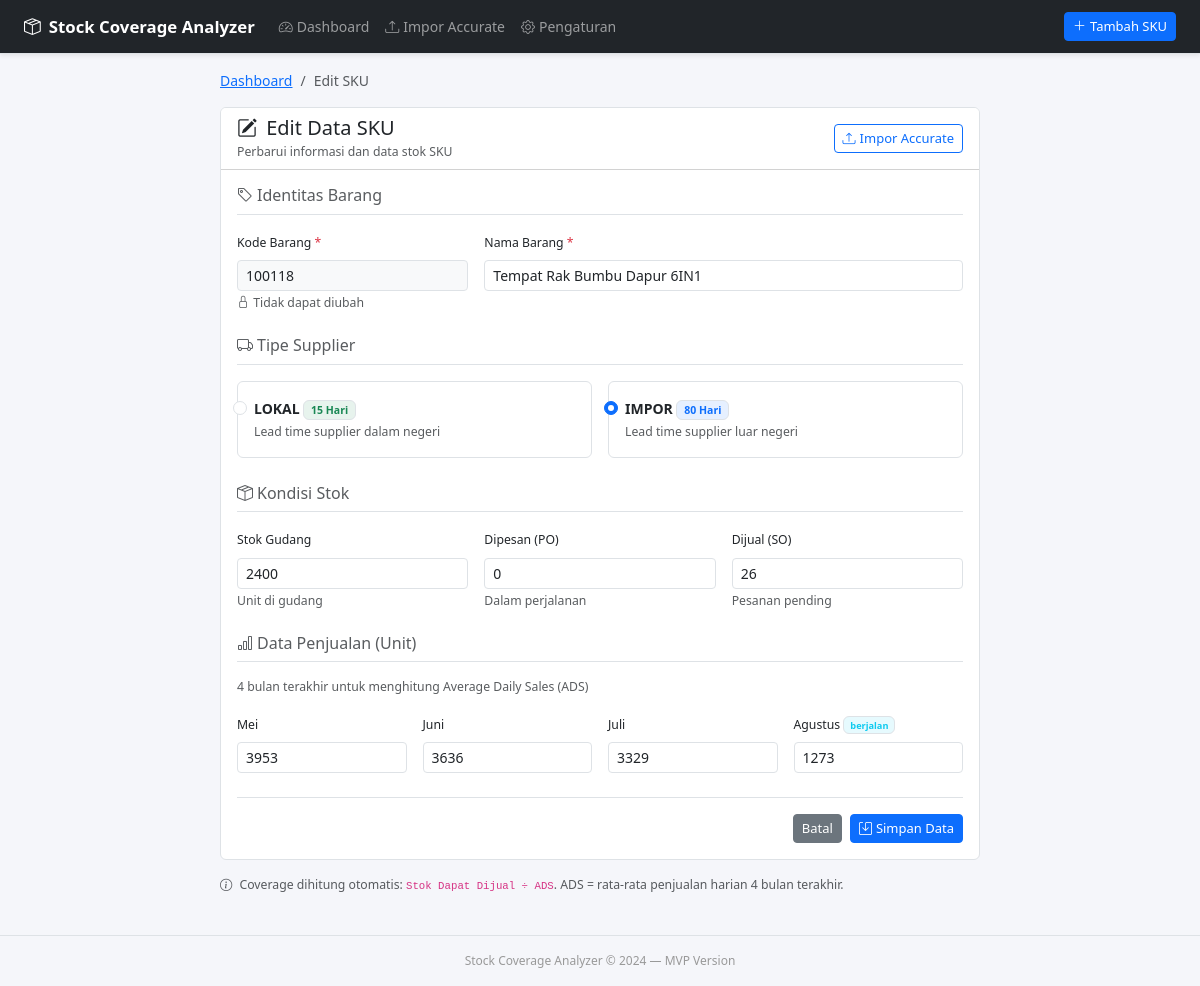
The page /sku/100118/edit on the database its author committed.
### app/models.py (models this page shows, shortened)
class SKU(db.Model):
    __tablename__ = "sku"
    kode_barang = db.Column(db.String(50), primary_key=True)
    nama_barang = db.Column(db.String(200), nullable=False)
    supplier = db.Column(db.String(10), nullable=False)  # IMPOR | LOKAL
    stok_gudang = db.Column(db.Integer, nullable=False, default=0)
    dipesan = db.Column(db.Integer, nullable=False, default=0)
    dijual = db.Column(db.Integer, nullable=False, default=0)
    penjualan_mei = db.Column(db.Integer, nullable=False, default=0)
    penjualan_juni = db.Column(db.Integer, nullable=False, default=0)
    penjualan_juli = db.Column(db.Integer, nullable=False, default=0)
    penjualan_agustus = db.Column(db.Integer, nullable=False, default=0)

### app/routes.py (the view, shortened to what this page needs)
@bp.route("/sku/<kode>/edit", methods=["GET", "POST"])
def edit_sku(kode):
    sku = SKU.query.get_or_404(kode)
    return render_template("form_sku.html", sku=sku, action="Edit")

### app/templates/form_sku.html (shortened to what this page needs)
{% extends "base.html" %}
{% block content %}
<div class="row justify-content-center">
  <div class="col-lg-8">
    <nav aria-label="breadcrumb" class="mb-3">
      <ol class="breadcrumb small">
        <li class="breadcrumb-item"><a href="{{ url_for('main.index') }}">Dashboard</a></li>
        <li class="breadcrumb-item active">{{ action }} SKU</li>
      </ol>
    </nav>
    <div class="card">
      <div class="card-header d-flex align-items-center justify-content-between flex-wrap gap-2 bg-white">
        <div>
          <h5 class="mb-0">
            {% if action == 'Edit' %}
            <i class="bi bi-pencil-square me-1"></i>
            {% else %}
            <i class="bi bi-plus-circle me-1"></i>
            {% endif %}
            {{ action }} Data SKU
          </h5>
          <small class="text-muted">
            {% if action == 'Edit' %}Perbarui informasi dan data stok SKU{% else %}Tambahkan SKU baru ke dalam sistem{% endif %}
          </small>
        </div>
        <a href="{{ url_for('main.import_accurate') }}" class="btn btn-outline-primary btn-sm">
          <i class="bi bi-upload me-1"></i>Impor Accurate
        </a>
      </div>
      <div class="card-body">
        <form method="post" id="sku-form" novalidate>
          <h6 class="text-muted border-bottom pb-2 mb-3"><i class="bi bi-tag me-1"></i>Identitas Barang</h6>
          <div class="row g-3 mb-4">
            <div class="col-md-4">
              <label for="kode_barang" class="form-label small">Kode Barang <span class="text-danger">*</span></label>
              <input type="text" id="kode_barang" name="kode_barang"
                     value="{{ sku.kode_barang if sku else '' }}"
                     {% if action == 'Edit' %}readonly{% endif %}
                     placeholder="Contoh: 100118"
                     class="form-control form-control-sm {% if action == 'Edit' %}bg-light{% endif %}"
                     required />
              {% if action == 'Edit' %}
              <small class="text-muted"><i class="bi bi-lock me-1"></i>Tidak dapat diubah</small>
              {% endif %}
            </div>
            <div class="col-md-8">
              <label for="nama_barang" class="form-label small">Nama Barang <span class="text-danger">*</span></label>
              <input type="text" id="nama_barang" name="nama_barang"
                     value="{{ sku.nama_barang if sku else '' }}"
                     class="form-control form-control-sm"
                     placeholder="Nama lengkap barang" required />
            </div>
          </div>
          <h6 class="text-muted border-bottom pb-2 mb-3"><i class="bi bi-truck me-1"></i>Tipe Supplier</h6>
          <div class="row g-3 mb-4">
            <div class="col-6">
              <div class="form-check border rounded p-3">
                <input type="radio" name="supplier" id="sup-lokal" value="LOKAL"
                       class="form-check-input"
                       {% if not sku or sku.supplier == 'LOKAL' %}checked{% endif %} />
                <label class="form-check-label" for="sup-lokal">
                  <strong>LOKAL</strong> <span class="badge bg-success bg-opacity-10 text-success border">15 Hari</span>
                  <br><small class="text-muted">Lead time supplier dalam negeri</small>
                </label>
              </div>
            </div>
            <div class="col-6">
              <div class="form-check border rounded p-3">
                <input type="radio" name="supplier" id="sup-impor" value="IMPOR"
                       class="form-check-input"
                       {% if sku and sku.supplier == 'IMPOR' %}checked{% endif %} />
                <label class="form-check-label" for="sup-impor">
                  <strong>IMPOR</strong> <span class="badge bg-primary bg-opacity-10 text-primary border">80 Hari</span>
                  <br><small class="text-muted">Lead time supplier luar negeri</small>
                </label>
              </div>
            </div>
          </div>
          <h6 class="text-muted border-bottom pb-2 mb-3"><i class="bi bi-box-seam me-1"></i>Kondisi Stok</h6>
          <div class="row g-3 mb-4">
            <div class="col-md-4">
              <label for="stok_gudang" class="form-label small">Stok Gudang</label>
              <input type="number" id="stok_gudang" name="stok_gudang" min="0"
                     value="{{ sku.stok_gudang if sku else 0 }}"
                     class="form-control form-control-sm" />
              <small class="text-muted">Unit di gudang</small>
            </div>
            <div class="col-md-4">
              <label for="dipesan" class="form-label small">Dipesan (PO)</label>
              <input type="number" id="dipesan" name="dipesan" min="0"
                     value="{{ sku.dipesan if sku else 0 }}"
                     class="form-control form-control-sm" />
              <small class="text-muted">Dalam perjalanan</small>
            </div>
            <div class="col-md-4">
              <label for="dijual" class="form-label small">Dijual (SO)</label>
              <input type="number" id="dijual" name="dijual" min="0"
                     value="{{ sku.dijual if sku else 0 }}"
                     class="form-control form-control-sm" />
              <small class="text-muted">Pesanan pending</small>
            </div>
          </div>
          <h6 class="text-muted border-bottom pb-2 mb-3"><i class="bi bi-bar-chart me-1"></i>Data Penjualan (Unit)</h6>
          <p class="small text-muted mb-3">4 bulan terakhir untuk menghitung Average Daily Sales (ADS)</p>
          <div class="row g-3 mb-4">
            <div class="col-6 col-md-3">
              <label for="penjualan_mei" class="form-label small">Mei</label>
              <input type="number" id="penjualan_mei" name="penjualan_mei" min="0"
                     value="{{ sku.penjualan_mei if sku else 0 }}"
                     class="form-control form-control-sm" />
            </div>
            <div class="col-6 col-md-3">
              <label for="penjualan_juni" class="form-label small">Juni</label>
              <input type="number" id="penjualan_juni" name="penjualan_juni" min="0"
                     value="{{ sku.penjualan_juni if sku else 0 }}"
                     class="form-control form-control-sm" />
            </div>
            <div class="col-6 col-md-3">
              <label for="penjualan_juli" class="form-label small">Juli</label>
              <input type="number" id="penjualan_juli" name="penjualan_juli" min="0"
                     value="{{ sku.penjualan_juli if sku else 0 }}"
                     class="form-control form-control-sm" />
            </div>
            <div class="col-6 col-md-3">
              <label for="penjualan_agustus" class="form-label small">
                Agustus <span class="badge bg-info bg-opacity-10 text-info border">berjalan</span>
              </label>
              <input type="number" id="penjualan_agustus" name="penjualan_agustus" min="0"
                     value="{{ sku.penjualan_agustus if sku else 0 }}"
                     class="form-control form-control-sm" />
            </div>
          </div>
          <div class="d-flex justify-content-end gap-2 pt-3 border-top">
            <a href="{{ url_for('main.index') }}" class="btn btn-secondary btn-sm" id="btn-batal">Batal</a>
            <button type="submit" class="btn btn-primary btn-sm" id="btn-simpan">
              <i class="bi bi-save me-1"></i>Simpan Data
            </button>
          </div>
        </form>
      </div>
    </div>
    <div class="small text-muted mt-3">
      <i class="bi bi-info-circle me-1"></i>
      Coverage dihitung otomatis: <code>Stok Dapat Dijual ÷ ADS</code>. ADS = rata-rata penjualan harian 4 bulan terakhir.
    </div>
  </div>
</div>
{% endblock %}

### app/templates/base.html (style rules this page uses)
body { font-size: 14px; background: #f5f6fa; }
.card { border: 1px solid #dee2e6; border-radius: 6px; }
.badge { font-weight: 600; }
.btn-sm { font-size: 13px; }

### rows shown on the page
SKU: kode_barang "100118", nama_barang "Tempat Rak Bumbu Dapur 6IN1", supplier "☐ LOKAL 15 Hari Lead time suppli", supplier "☑ IMPOR 80 Hari Lead time suppli", stok_gudang "2400", dipesan "0", dijual "26", penjualan_mei "3953", penjualan_juni "3636", penjualan_juli "3329", penjualan_agustus "1273"

### other values the page prints
{{ action }} "Edit"
